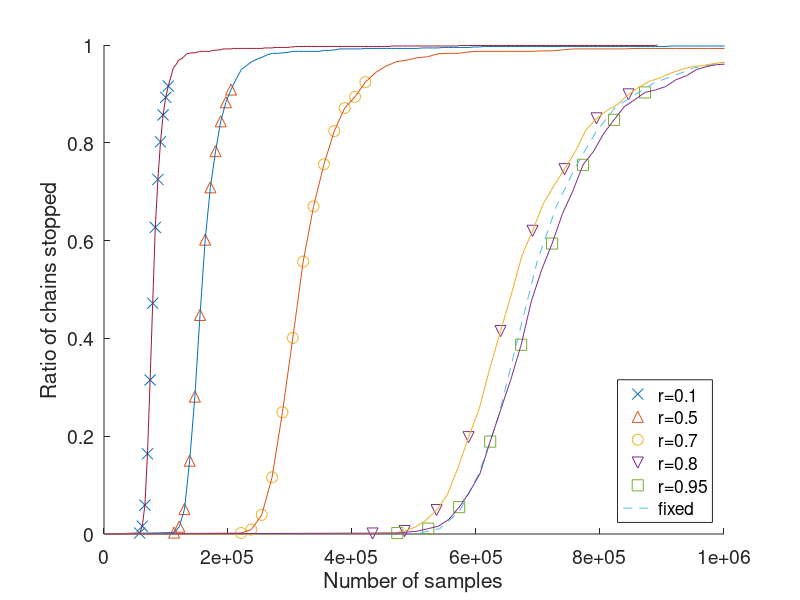

Recreate this plot in MATLAB.
% Figure for distibution of stopping times for sequential test with
% indifference region
clear variables

reload = false;
if reload
	nRuns = 1000;
	N = 2e6;
	load('results/gammas_2e6_from2e5.mat');

	rs = [0.1, 0.5, 0.7, 0.8, 0.95];
	epsilon = 0.01;
	delta = 0.05;

	T = N*ones(length(rs),nRuns);
	for k=1:nRuns
		gamma = gammas(k);
		fname = sprintf('results/odemcmc-jakstat-1-2000000-50000-1-%d.mat',k);
		fprintf('Reading %s\n',fname);
		f = load(fname);
		sfx = cumsum(f.f);
		N = length(f.f);
		Nfix(k) = log(1/epsilon)/(gamma*delta^2);
		for i=1:length(rs)
			r = rs(i);
			M = log(epsilon*gamma*delta^2/2)/ (-2*gamma*delta - (gamma*delta^2)/(1-r));
			L = (1:N)'*r - M;
			U = (1:N)'*r + M;
			tj = find(sfx<L | sfx>U,1,'first');
			if ~isempty(tj)
				T(i,k) = tj;
			else
				T(i,k) = nan;
			end
		end
	end
else
	load('results/figure_seqinddist_dat.mat');
end

%% Plotting
fh = figure; hold on;
colors = {'x','^','o','v','s'};

markersize = 8;
for i=1:length(rs)
	[f,x]=hist(T(i,:),200);
	f = f./nRuns;
	cmf = cumsum(f);
	xend = find(cmf>0.9,1,'first');
	xtick = x(1:round(xend/10):xend);
	ytick = cmf(1:round(xend/10):xend);
	plot(xtick,ytick,colors{i},'markers',markersize);
	legends{i} = ['r=' num2str(rs(i))];
end

[f,x]=hist(Nfix,200);
cmf = cumsum(f)/nRuns;
plot(x,cmf,'--');

for i=1:length(rs)
	[f,x]=hist(T(i,:),200);
	f = f./nRuns;
	cmf = cumsum(f);
	plot([0 x],[0 cmf]);
end

legend([legends, 'fixed'],'location','SouthEast');
xlim([0,1e6]);
ylim([0 1])
grid off;
xlabel('Number of samples','FontSize',12);
ylabel('Ratio of chains stopped','FontSize',12);
set(findall(gcf,'type','text'),'FontSize',16);
set(gca,'FontSize',14)
saveas(fh,'figs/figure_seqinddist','eps');
